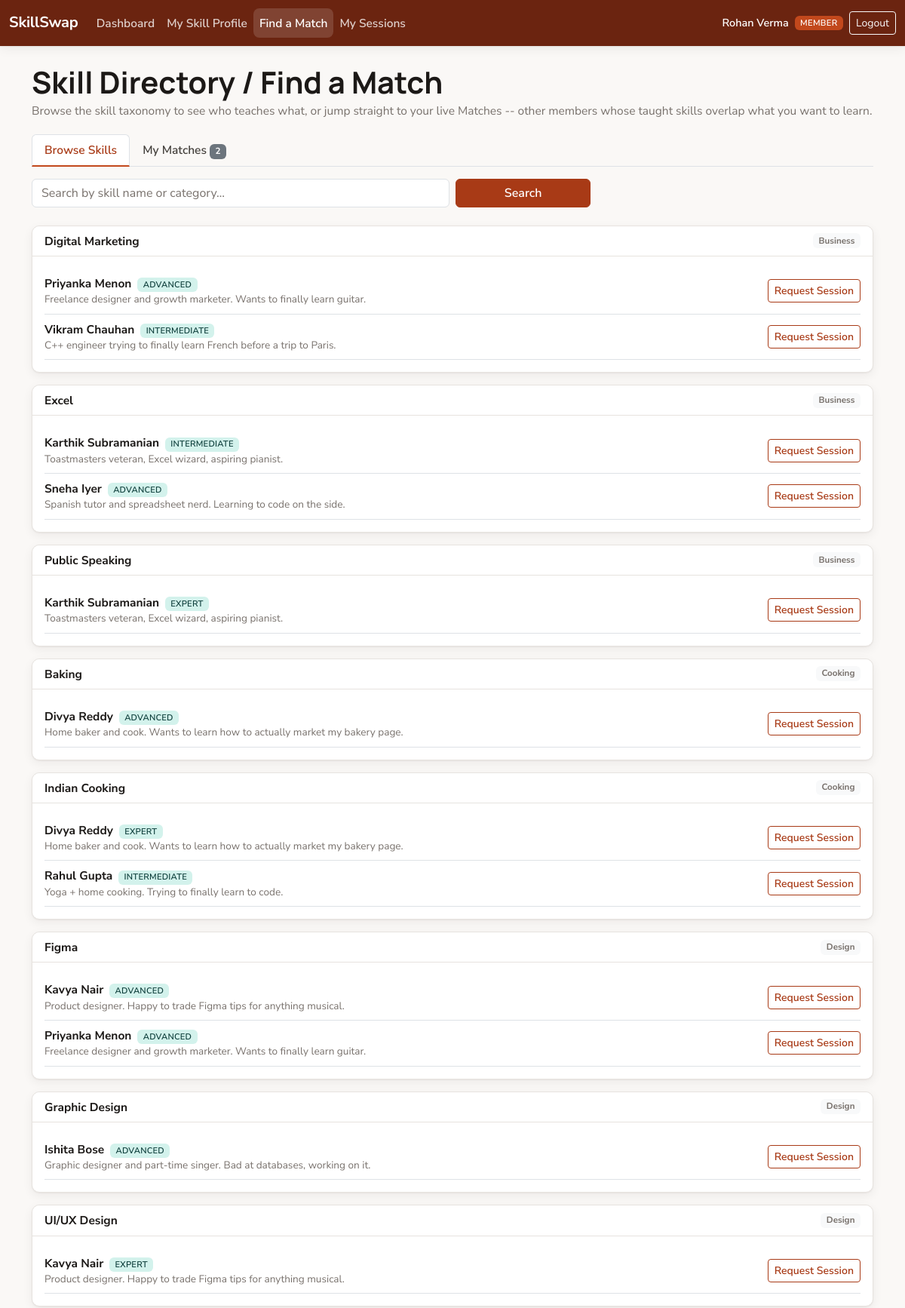
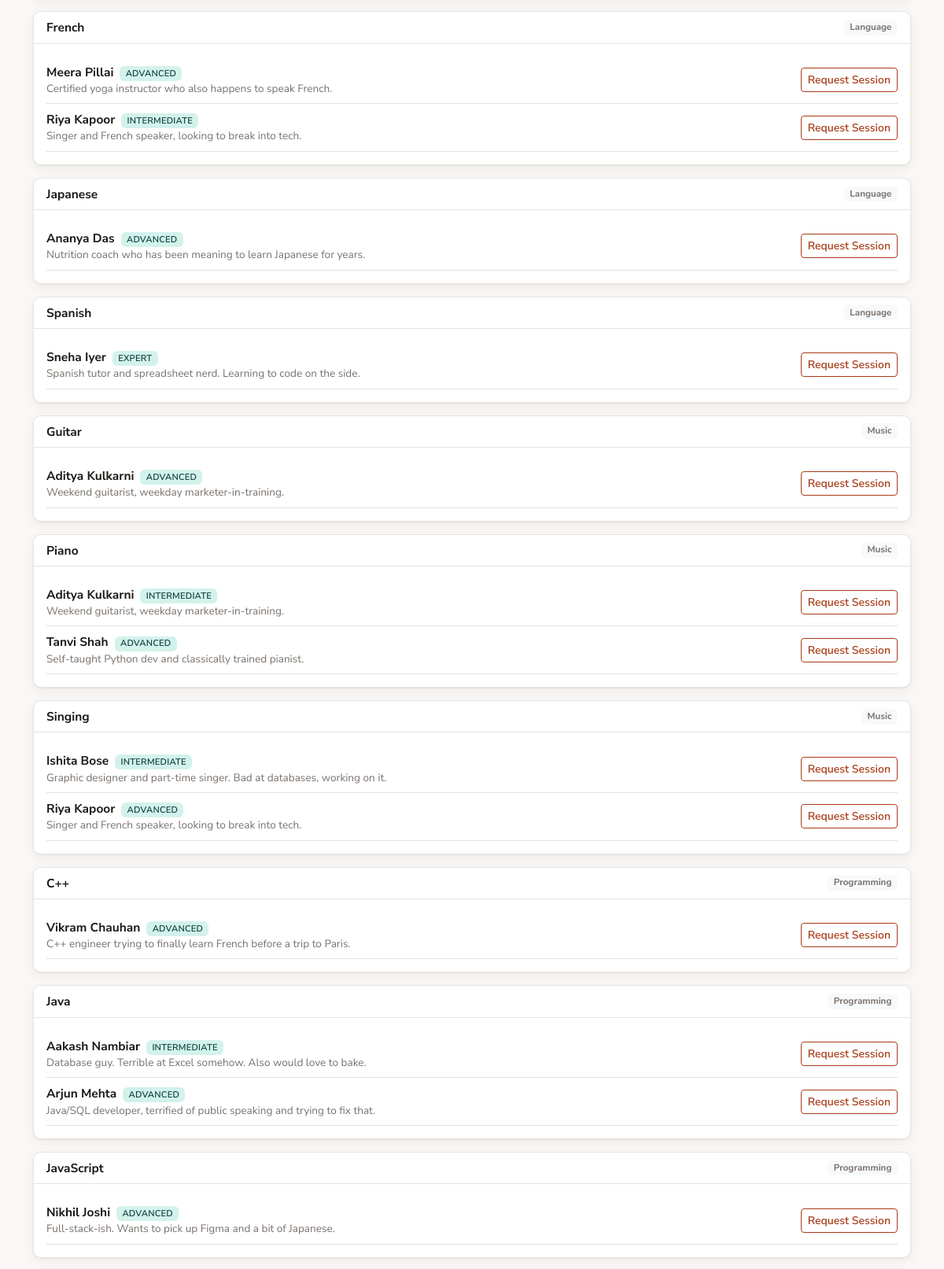
Screenshot of /index.php?route=member/directory (signed in, upper part) with the database file from the repository (2 pictures, top to bottom).
### tables this page shows
CREATE TABLE skills (
    id            INT AUTO_INCREMENT PRIMARY KEY,
    name          VARCHAR(100) NOT NULL UNIQUE,
    category      VARCHAR(60) NOT NULL,
    is_active     TINYINT(1) NOT NULL DEFAULT 1,
    created_at    TIMESTAMP NOT NULL DEFAULT CURRENT_TIMESTAMP
);

CREATE TABLE member_skills (
    id                INT AUTO_INCREMENT PRIMARY KEY,
    user_id           INT NOT NULL,
    skill_id          INT NOT NULL,
    type              ENUM('teach','learn') NOT NULL,
    proficiency_level ENUM('beginner','intermediate','advanced','expert') DEFAULT NULL,
    created_at        TIMESTAMP NOT NULL DEFAULT CURRENT_TIMESTAMP,
    UNIQUE KEY uniq_member_skill_type (user_id, skill_id, type),
    FOREIGN KEY (user_id) REFERENCES users(id) ON DELETE CASCADE,
    FOREIGN KEY (skill_id) REFERENCES skills(id) ON DELETE CASCADE,
    INDEX idx_member_skills_skill (skill_id, type),
    INDEX idx_member_skills_user (user_id, type)
);

CREATE TABLE users (
    id            INT AUTO_INCREMENT PRIMARY KEY,
    name          VARCHAR(100) NOT NULL,
    email         VARCHAR(150) NOT NULL UNIQUE,
    password      VARCHAR(255) NOT NULL,
    role          ENUM('super_admin','member') NOT NULL DEFAULT 'member',
    status        ENUM('active','inactive') NOT NULL DEFAULT 'active',
    bio           VARCHAR(500) DEFAULT NULL,
    created_at    TIMESTAMP NOT NULL DEFAULT CURRENT_TIMESTAMP
);

### app/controllers/MemberController.php (called while the page is built, shortened)
<?php
require_once __DIR__ . '/../models/Skill.php';
require_once __DIR__ . '/../models/MemberSkill.php';
class MemberController
{
    public function directory(): void
    {
        $userId = Auth::id();
        $tab = ($_GET['tab'] ?? 'browse') === 'matches' ? 'matches' : 'browse';
        $q = trim((string)($_GET['q'] ?? ''));
        $skills = Skill::search($q);
        $teachersBySkill = [];
        foreach ($skills as $skill) {
            $teachers = array_filter(
                MemberSkill::teachersOf((int)$skill['id']),
                fn($t) => (int)$t['user_id'] !== $userId
            );
            if ($teachers) {
                $teachersBySkill[(int)$skill['id']] = $teachers;
            }
        }
        $matches = MemberSkill::matchesFor($userId);
        require __DIR__ . '/../views/member/directory.php';
    }
}

### public/index.php (called while the page is built, shortened)
<?php
require_once __DIR__ . '/../core/helpers.php';
require_once __DIR__ . '/../core/Database.php';
require_once __DIR__ . '/../core/Auth.php';
require_once __DIR__ . '/../app/models/Skill.php';
require_once __DIR__ . '/../app/models/MemberSkill.php';
require_once __DIR__ . '/../app/controllers/MemberController.php';
$router = new Router();
$router->get('login', fn() => (new AuthController())->showLogin());
$router->post('login', fn() => (new AuthController())->login());
$router->post('logout', fn() => (new AuthController())->logout());
$router->get('register', fn() => (new AuthController())->showRegister());
$router->post('register', fn() => (new AuthController())->register());
$router->get('admin/dashboard', fn() => (new AdminController())->dashboard());
$router->get('admin/members', fn() => (new AdminController())->members());
$router->post('admin/members/status', fn() => (new AdminController())->memberStatus());
$router->get('admin/skills', fn() => (new AdminController())->skills());
$router->post('admin/skills/store', fn() => (new AdminController())->skillStore());
$router->post('admin/skills/update', fn() => (new AdminController())->skillUpdate());
$router->post('admin/skills/toggle', fn() => (new AdminController())->skillToggle());
$router->get('member/dashboard', fn() => (new MemberController())->dashboard());
$router->get('member/profile', fn() => (new MemberController())->profile());
$router->post('member/profile/bio', fn() => (new MemberController())->profileBio());
$router->post('member/skills/add', fn() => (new MemberController())->skillAdd());
$router->post('member/skills/remove', fn() => (new MemberController())->skillRemove());
$router->get('member/directory', fn() => (new MemberController())->directory());
$router->get('member/sessions', fn() => (new MemberController())->sessions());
$router->get('member/sessions/detail', fn() => (new SessionController())->detail());
$router->post('sessions/request', fn() => (new SessionController())->request());
$router->post('sessions/accept', fn() => (new SessionController())->accept());
$router->post('sessions/decline', fn() => (new SessionController())->decline());
$router->post('sessions/cancel', fn() => (new SessionController())->cancel());
$router->post('sessions/complete', fn() => (new SessionController())->complete());
$router->get('sessions/messages/poll', fn() => (new SessionController())->messagesPoll());
$router->post('sessions/messages/send', fn() => (new SessionController())->messagesSend());
$route = $_GET['route'] ?? '';
$router->dispatch($_SERVER['REQUEST_METHOD'], $route);

### core/Router.php (called while the page is built, shortened)
<?php
class Router
{
    private array $routes = ['GET' => [], 'POST' => []];
    public function get(string $route, callable $handler): void
    {
        $this->routes['GET'][$route] = $handler;
    }
    public function post(string $route, callable $handler): void
    {
        $this->routes['POST'][$route] = $handler;
    }
    public function dispatch(string $method, string $route): void
    {
        $handler = $this->routes[$method][$route] ?? null;
        try {
            $handler();
        } catch (Throwable $e) {
            error_log($e->getMessage());
            http_response_code(500);
            require __DIR__ . '/../app/views/errors/500.php';
        }
    }
}

### app/models/MemberSkill.php (called while the page is built, shortened)
<?php
class MemberSkill
{
    public static function teachersOf(int $skillId): array
    {
        $stmt = Database::connect()->prepare(
            "SELECT ms.proficiency_level, u.id AS user_id, u.name, u.bio
             FROM member_skills ms
             JOIN users u ON u.id = ms.user_id
             WHERE ms.skill_id = ? AND ms.type = 'teach' AND u.status = 'active'
             ORDER BY u.name"
        );
        $stmt->execute([$skillId]);
        return $stmt->fetchAll();
    }
    public static function matchesFor(int $userId): array
    {
        $pdo = Database::connect();
        $stmt = $pdo->prepare(
            "SELECT other.id AS user_id, other.name, other.bio,
                    sk.id AS skill_id, sk.name AS skill_name, sk.category AS skill_category,
                    teach.proficiency_level
             FROM member_skills want
             JOIN skills sk ON sk.id = want.skill_id AND sk.is_active = 1
             JOIN member_skills teach ON teach.skill_id = want.skill_id AND teach.type = 'teach' AND teach.user_id != ?
             JOIN users other ON other.id = teach.user_id AND other.status = 'active'
             WHERE want.user_id = ? AND want.type = 'learn'
             ORDER BY other.name, sk.name"
        );
        $stmt->execute([$userId, $userId]);
        $rows = $stmt->fetchAll();
        $stmt2 = $pdo->prepare(
            "SELECT DISTINCT other_want.user_id
             FROM member_skills my_teach
             JOIN member_skills other_want
                  ON other_want.skill_id = my_teach.skill_id AND other_want.type = 'learn'
             WHERE my_teach.user_id = ? AND my_teach.type = 'teach'"
        );
        $stmt2->execute([$userId]);
        $mutualIds = array_column($stmt2->fetchAll(), 'user_id');
        $mutualIds = array_map('intval', $mutualIds);
        return $rows;
    }
}

### core/helpers.php (called while the page is built, shortened)
<?php
function e(?string $value): string
{
    return htmlspecialchars($value ?? '', ENT_QUOTES, 'UTF-8');
}
function proficiency_label(string $level): string
{
    return match ($level) {
        'beginner'     => 'Beginner',
        'intermediate' => 'Intermediate',
        'advanced'     => 'Advanced',
        'expert'       => 'Expert',
        default        => ucfirst($level),
    };
}

### core/Database.php (called while the page is built)
<?php
class Database
{
    private static ?PDO $instance = null;
    public static function connect(): PDO
    {
        if (self::$instance === null) {
            $config = require __DIR__ . '/../config/database.php';
            $dsn = sprintf(
                'mysql:host=%s;port=%d;dbname=%s;charset=%s',
                $config['host'],
                $config['port'],
                $config['database'],
                $config['charset']
            );
            self::$instance = new PDO($dsn, $config['username'], $config['password'], [
                PDO::ATTR_ERRMODE            => PDO::ERRMODE_EXCEPTION,
                PDO::ATTR_DEFAULT_FETCH_MODE => PDO::FETCH_ASSOC,
                PDO::ATTR_EMULATE_PREPARES   => false,
            ]);
        }
        return self::$instance;
    }
}

### app/models/Skill.php (called while the page is built, shortened)
<?php
class Skill
{
    public static function allActive(): array
    {
        $stmt = Database::connect()->query('SELECT * FROM skills WHERE is_active = 1 ORDER BY category, name');
        return $stmt->fetchAll();
    }
    public static function search(string $term = ''): array
    {
        if ($term === '') {
            return self::allActive();
        }
        $stmt = Database::connect()->prepare(
            "SELECT * FROM skills WHERE is_active = 1 AND (name LIKE ? OR category LIKE ?) ORDER BY category, name"
        );
        $like = '%' . $term . '%';
        $stmt->execute([$like, $like]);
        return $stmt->fetchAll();
    }
}

### core/Auth.php (called while the page is built, shortened)
<?php
require_once __DIR__ . '/Database.php';
class Auth
{
    public static function id(): ?int
    {
        return $_SESSION['user_id'] ?? null;
    }
}

### app/views/member/directory.php (the view, shortened to what this page needs)
<?php require __DIR__ . '/../partials/header.php'; ?>
<?php require __DIR__ . '/../partials/navbar.php'; ?>
<div class="container py-4">
    <h1 class="page-title">Skill Directory / Find a Match</h1>
    <p class="page-subtitle">Browse the skill taxonomy to see who teaches what, or jump straight to your live Matches -- other members whose taught skills overlap what you want to learn.</p>
    <ul class="nav nav-tabs mb-3">
        <li class="nav-item">
            <a class="nav-link <?= $tab === 'browse' ? 'active' : '' ?>" href="/index.php?route=member/directory&tab=browse">Browse Skills</a>
        </li>
        <li class="nav-item">
            <a class="nav-link <?= $tab === 'matches' ? 'active' : '' ?>" href="/index.php?route=member/directory&tab=matches">
                My Matches <span class="badge text-bg-secondary"><?= count($matches) ?></span>
            </a>
        </li>
    </ul>
    <?php if ($tab === 'browse'): ?>
        <form method="GET" action="/index.php" class="row g-2 mb-4">
            <div class="col-md-6">
                <input type="text" name="q" class="form-control" placeholder="Search by skill name or category&hellip;" value="<?= e($q) ?>">
            </div>
            <div class="col-md-2">
                <button type="submit" class="btn btn-burnt w-100">Search</button>
            </div>
        </form>
        <?php foreach ($skills as $skill): ?>
            <?php $teachers = $teachersBySkill[(int)$skill['id']] ?? []; if (!$teachers) continue; ?>
            <div class="card mb-3">
                <div class="card-header d-flex justify-content-between align-items-center">
                    <span><?= e($skill['name']) ?></span>
                    <span class="badge text-bg-light text-muted"><?= e($skill['category']) ?></span>
                </div>
                <div class="card-body">
                    <?php foreach ($teachers as $t): ?>
                        <?php $formId = 'req-browse-' . (int)$skill['id'] . '-' . (int)$t['user_id']; ?>
                        <div class="d-flex justify-content-between align-items-center border-bottom py-2">
                            <div>
                                <strong><?= e($t['name']) ?></strong>
                                <span class="badge badge-proficiency ms-1"><?= proficiency_label($t['proficiency_level']) ?></span>
                                <?php if (!empty($t['bio'])): ?><div class="text-muted small"><?= e($t['bio']) ?></div><?php endif; ?>
                            </div>
                            <button type="button" class="btn btn-sm btn-outline-burnt" data-toggle-request="<?= e($formId) ?>">Request Session</button>
                        </div>
                    <?php endforeach; ?>
                </div>
            </div>
        <?php endforeach; ?>
    <?php endif; ?>
</div>
<?php require __DIR__ . '/../partials/footer.php'; ?>

### public/assets/css/style.css (style rules this page uses)
:root { --ss-primary-900: #6b2410; --ss-primary-700: #a83a16; --ss-primary-600: #c2481c; --ss-primary-100: #fbe0d0; --ss-primary-50: #fdf4ee; --ss-teal-900: #0f3f3c; --ss-teal-700: #0f766e; --ss-teal-600: #14837a; --ss-teal-100: #d3f2ec; --ss-ink-900: #1c1917; --ss-ink-700: #44403c; --ss-ink-500: #78716c; --ss-ink-300: #d6d3d1; --ss-ink-100: #f5f3f1; --ss-green: #15803d; --ss-red: #b3261e; --ss-amber: #8a5a1b; --ss-sand: #f5e7d0; --ss-bg: #faf8f6; --ss-surface: #ffffff; --ss-border: #e7e3df; --bs-body-color: #1c1917; --bs-secondary-color: #78716c; --bs-heading-color: #1c1917; --ss-radius: 10px; --ss-shadow: 0 1px 2px rgba(28, 25, 23, 0.05), 0 4px 14px rgba(28, 25, 23, 0.06); }
* { box-sizing: border-box; }
body { background: var(--ss-bg); color: var(--ss-ink-900); font-family: 'Nunito Sans', -apple-system, BlinkMacSystemFont, 'Segoe UI', sans-serif; font-size: 0.97rem; }
h1, h2, h3, h4, h5, .stat-value, .page-title { font-family: 'Manrope', -apple-system, BlinkMacSystemFont, 'Segoe UI', sans-serif; }
.page-title { color: var(--ss-ink-900); font-weight: 700; margin-bottom: 0.15rem; }
.page-subtitle { color: var(--ss-ink-500); margin-bottom: 1.25rem; }
a { color: var(--ss-primary-700); }
.btn-burnt { background: var(--ss-primary-700); border-color: var(--ss-primary-700); color: #fff; font-weight: 600; }
.btn-outline-burnt { border-color: var(--ss-primary-700); color: var(--ss-primary-700); font-weight: 600; }
.card { border: 1px solid var(--ss-border); border-radius: var(--ss-radius); box-shadow: var(--ss-shadow); }
.card-header { background: var(--ss-surface); border-bottom: 1px solid var(--ss-border); font-weight: 700; color: var(--ss-ink-900); border-top-left-radius: var(--ss-radius) !important; border-top-right-radius: var(--ss-radius) !important; }
.badge-proficiency { background: var(--ss-teal-100); color: var(--ss-teal-900); font-weight: 600; font-size: 0.7rem; text-transform: uppercase; letter-spacing: 0.02em; }
.nav-tabs .nav-link { color: var(--ss-ink-700); font-weight: 600; }
.nav-tabs .nav-link.active { color: var(--ss-primary-700); border-bottom: 2px solid var(--ss-primary-600); }

### rows the page displays
skills: name "Digital Marketing", category "Business"
member_skills: user.name "Priyanka Menon", user.bio "Freelance designer and growth marketer. Wants to finally learn guitar."
member_skills: proficiency_level "ADVANCED"
member_skills: user.name "Vikram Chauhan", proficiency_level "INTERMEDIATE", user.bio "C++ engineer trying to finally learn French before a trip to Paris."
skills: name "Excel", category "Business"
member_skills: user.name "Karthik Subramanian", proficiency_level "INTERMEDIATE", user.bio "Toastmasters veteran, Excel wizard, aspiring pianist."
member_skills: user.name "Sneha Iyer", proficiency_level "ADVANCED", user.bio "Spanish tutor and spreadsheet nerd. Learning to code on the side."
skills: name "Public Speaking", category "Business"
member_skills: user.name "Karthik Subramanian", proficiency_level "EXPERT", user.bio "Toastmasters veteran, Excel wizard, aspiring pianist."
skills: name "Baking", category "Cooking"
member_skills: user.name "Divya Reddy", proficiency_level "ADVANCED", user.bio "Home baker and cook. Wants to learn how to actually market my bakery page."
skills: name "Indian Cooking", category "Cooking"
member_skills: user.name "Divya Reddy", proficiency_level "EXPERT", user.bio "Home baker and cook. Wants to learn how to actually market my bakery page."
member_skills: user.name "Rahul Gupta", proficiency_level "INTERMEDIATE", user.bio "Yoga + home cooking. Trying to finally learn to code."
skills: name "Figma", category "Design"
member_skills: user.name "Kavya Nair", proficiency_level "ADVANCED", user.bio "Product designer. Happy to trade Figma tips for anything musical."
skills: name "Graphic Design", category "Design"
member_skills: user.name "Ishita Bose", proficiency_level "ADVANCED", user.bio "Graphic designer and part-time singer. Bad at databases, working on it."
skills: name "UI/UX Design", category "Design"
member_skills: user.name "Kavya Nair", proficiency_level "EXPERT", user.bio "Product designer. Happy to trade Figma tips for anything musical."
skills: name "French", category "Language"
member_skills: user.name "Meera Pillai", proficiency_level "ADVANCED", user.bio "Certified yoga instructor who also happens to speak French."
member_skills: user.name "Riya Kapoor", proficiency_level "INTERMEDIATE", user.bio "Singer and French speaker, looking to break into tech."
skills: name "Japanese", category "Language"
member_skills: user.name "Ananya Das", proficiency_level "ADVANCED", user.bio "Nutrition coach who has been meaning to learn Japanese for years."
skills: name "Spanish", category "Language"
member_skills: user.name "Sneha Iyer", proficiency_level "EXPERT", user.bio "Spanish tutor and spreadsheet nerd. Learning to code on the side."
skills: name "Guitar", category "Music"
member_skills: user.name "Aditya Kulkarni", proficiency_level "ADVANCED", user.bio "Weekend guitarist, weekday marketer-in-training."
skills: name "Piano", category "Music"
member_skills: user.name "Aditya Kulkarni", proficiency_level "INTERMEDIATE", user.bio "Weekend guitarist, weekday marketer-in-training."
member_skills: user.name "Tanvi Shah", proficiency_level "ADVANCED", user.bio "Self-taught Python dev and classically trained pianist."
skills: name "Singing", category "Music"
member_skills: user.name "Ishita Bose", proficiency_level "INTERMEDIATE", user.bio "Graphic designer and part-time singer. Bad at databases, working on it."
member_skills: user.name "Riya Kapoor", proficiency_level "ADVANCED", user.bio "Singer and French speaker, looking to break into tech."
skills: name "C++", category "Programming"
member_skills: user.name "Vikram Chauhan", proficiency_level "ADVANCED", user.bio "C++ engineer trying to finally learn French before a trip to Paris."
skills: name "Java", category "Programming"
member_skills: user.name "Aakash Nambiar", proficiency_level "INTERMEDIATE", user.bio "Database guy. Terrible at Excel somehow. Also would love to bake."
member_skills: user.name "Arjun Mehta", proficiency_level "ADVANCED", user.bio "Java/SQL developer, terrified of public speaking and trying to fix that."
skills: name "JavaScript", category "Programming"
member_skills: user.name "Nikhil Joshi", proficiency_level "ADVANCED", user.bio "Full-stack-ish. Wants to pick up Figma and a bit of Japanese."

### other values shown
$label "Dashboard"
$label "My Skill Profile"
$label "Find a Match"
$label "My Sessions"
Auth::name() "Rohan Verma"
count($matches) "2"
